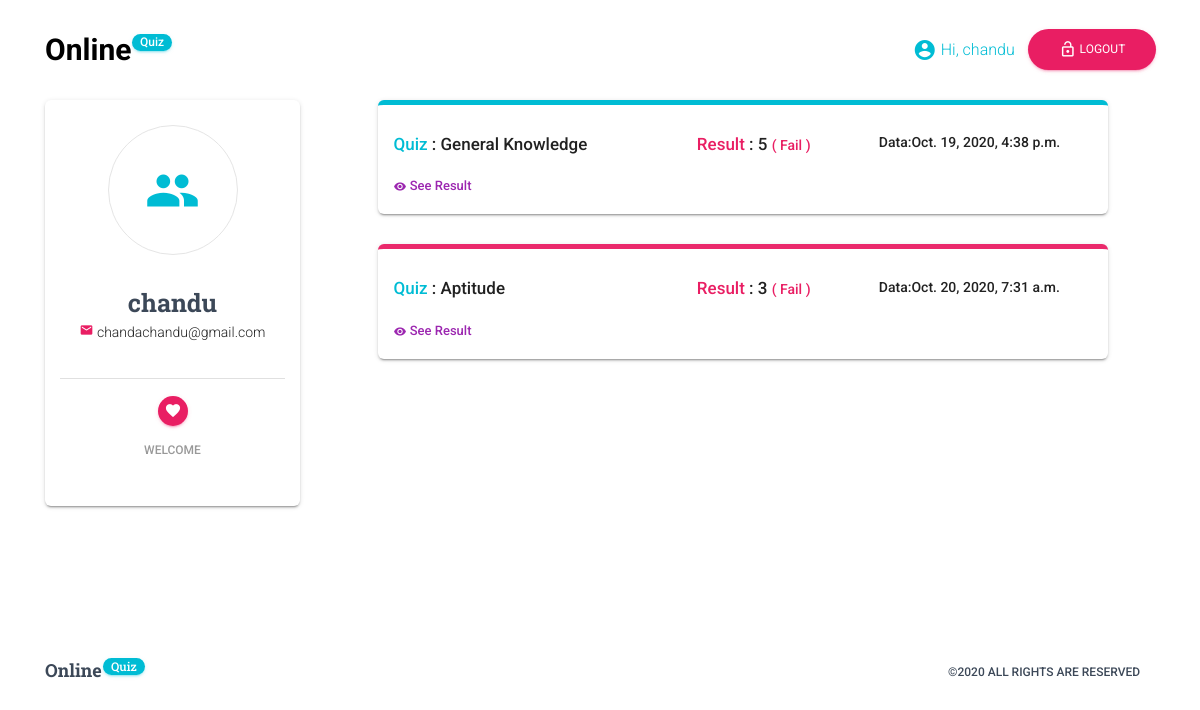
Screenshot of /account/profile (signed in) with the database file from the repository.
### quiz/models.py (models this page shows)
class userinfo(models.Model):
    userid=models.ManyToManyField(User)
    question=models.ManyToManyField(useranswers)
    date=models.DateTimeField(auto_now=datetime.date)
    result = models.IntegerField(null=True)

class useranswers(models.Model):
    userid=models.ForeignKey(User,on_delete=models.CASCADE)
    quiz = models.ForeignKey(quiz, on_delete=models.CASCADE)
    q1=models.CharField(max_length=200,null=True)
    q2 = models.CharField(max_length=200,null=True)
    q3 = models.CharField(max_length=200,null=True)
    q4 = models.CharField(max_length=200,null=True)
    q5 = models.CharField(max_length=200,null=True)
    q6 = models.CharField(max_length=200,null=True)
    q7 = models.CharField(max_length=200,null=True)
    q8 = models.CharField(max_length=200,null=True)
    q9 = models.CharField(max_length=200,null=True)
    q10 = models.CharField(max_length=200,null=True)

class quiz(models.Model):
    name=models.CharField(unique=True,max_length=100)
    status=models.CharField(
        max_length = 20,
        choices = typechoics,
        default = '0'
        )
    def __str__(self):
        return self.name

### quiz/views.py (the view)
# urls.py: path('account/profile',views.Showprofile,name='profile'),
@login_required(login_url='/account/')
def Showprofile(request):
    return render(request,'profile.html',{'data':userinfo.objects.filter(userid=request.user.id)})

### templates/profile.html (shortened to what this page needs)
{% extends 'common.html' %}
{% load static %}
{% block pages %}
<div class="section section-lg bg-soft">
   <div class="container">
      <div class="row pt-5 pt-md-0">
<div class="col-12 col-md-4 col-lg-3 ">
        <div class="card card-pricing">
                  <div class="card-body ">
                    <div class="icon icon-info">
                      <i class="material-icons">people</i>
                    </div>
                    <h3 class="card-title mb-0">{{ user.username }}</h3>
                      <span><i class="material-icons text-rose" style="font-size: 14px">mail</i></span>
                      {{ user.email }}
                    <ul>
                      <li>
                      </li>
                      <li><button class="btn btn-rose btn-fab btn-round btn-sm">
                <i class="material-icons">favorite</i>
              </button><h6>Welcome</h6>  </li>
                    </ul>
                  </div>
                </div>
         </div>
<div class="col-12 col-md-8 col-lg-8 mx-auto">
    {% if data %}
        {% for x in data %}
         <div class="card p-3"
            {% if forloop.counter|divisibleby:"2" %}
                style="border-top:5px solid #ea296b"
              {% else %}
              style="border-top:5px solid #00bcd4"
                {% endif %}
        >
         <div class="row">
         <div class="col-lg-5">
             <h5 class="font-weight-bold"><span class="text-info">Quiz</span>  : {{ x.question.get_queryset.0.quiz.name }}</h5>
            </div>
             <div class="col-lg-3 col-md-4 col-sm-4 ">
                <h5 class="font-weight-bold"><span class="text-rose">Result</span> : {{ x.result }}
                {% if x.result <= 6 %}
                        <span class="font-weight-bold text-rose" style="font-size: 14px">( Fail )</span>
                        {% else %}
                                               <span class="font-weight-bold text-info" style="font-size: 14px">( Pass )</span>
                        {% endif %}
                </h5>
            </div>
            <div class="col-lg-4  col-md-8 col-sm-8 m-auto">
                <p class="font-weight-bold">Data:{{ x.date }}</p>
            </div>
             <div class="col-lg-4">
                 <a style="font-size: 13px" href="{% url 'result' x.question.get_queryset.0.quiz.id x.question.get_queryset.0.quiz|slugify  %}" class="text-primary font-weight-bold"><i class="material-icons" style="font-size: 13px">remove_red_eye</i>  See Result</a>
             </div>
        </div>
            </div>
        {% endfor %}
    {% endif %}
      </div>
   </div>
</div>
</div>
    {% endblock %}

### templates/common.html (shortened to what this page needs)
{% load static %}
<!doctype html>
<html lang="en">
  <head>
<link rel="stylesheet" href="{% static 'css/material-kit.mind1f1.css' %}">
<link rel="stylesheet" href="{% static 'css/demo.css' %}">
<link rel="stylesheet" href="{% static 'css/vertical-nav.css' %}">
  </head>
  <body >
<nav class="navbar navbar-color-on-scroll fixed-top navbar-expand-lg navbar-transparent" color-on-scroll="100" id="sectionsNav">
    <div class="container">
      <div class="navbar-translate">
        <a class="navbar-brand " href="{% url 'index' %}" style="font-size: 30px;
    font-weight: bold;">
            Online<sup><span class="btn btn-info btn-round px-2 py-0 font-weight-bold text-capitalize">Quiz</span></sup></a>
      </div>
      <div class="collapse navbar-collapse">
        <ul class="navbar-nav ml-auto">
        {% if request.user.id %}
            <li class=" nav-item ">
            <a href="{% url 'profile' %}" class="text-info" >
              <i class="material-icons">account_circle</i> Hi, {{ request.user.username }}
            </a>
          </li>
          <li class="button-container nav-item iframe-extern">
            <a href="{% url 'logout' %}"  class="btn  btn-rose   btn-round btn-block">
              <i class="material-icons">lock_open</i> Logout
            </a>
          </li>
         {% endif %}
        </ul>
      </div>
    </div>
  </nav>
{% block pages %}
{% endblock %}
<footer class="footer  mt-4">
            <div class="container">
              <a class="footer-brand" href="{% url 'index' %}"> Online<sup><span class="btn btn-info btn-round px-2 py-0 font-weight-bold text-capitalize">Quiz</span></sup></a>
              <ul class="pull-right text-right">
               <li>
                  <a href="#">
                   &copy;2020 All Rights are Reserved
                  </a>
                </li>
              </ul>
            </div>
          </footer>

### quiz/static/css/vertical-nav.css (style rules this page uses)
a { text-decoration: none; }

### templates/profile.html (style rules this page uses)
.navbar-brand { color: #000 !important; }

### rows the page displays
userinfo: question.get_queryset.0.quiz.name "General Knowledge", result "5", shows "( Fail )", date "Oct. 19, 2020, 4:38 p.m."
userinfo: question.get_queryset.0.quiz.name "Aptitude", result "3", shows "( Fail )", date "Oct. 20, 2020, 7:31 a.m."

### other values shown
{{ request.user.username }} "chandu"
{{ user.username }} "chandu"
{{ user.email }} "chandachandu@gmail.com"
